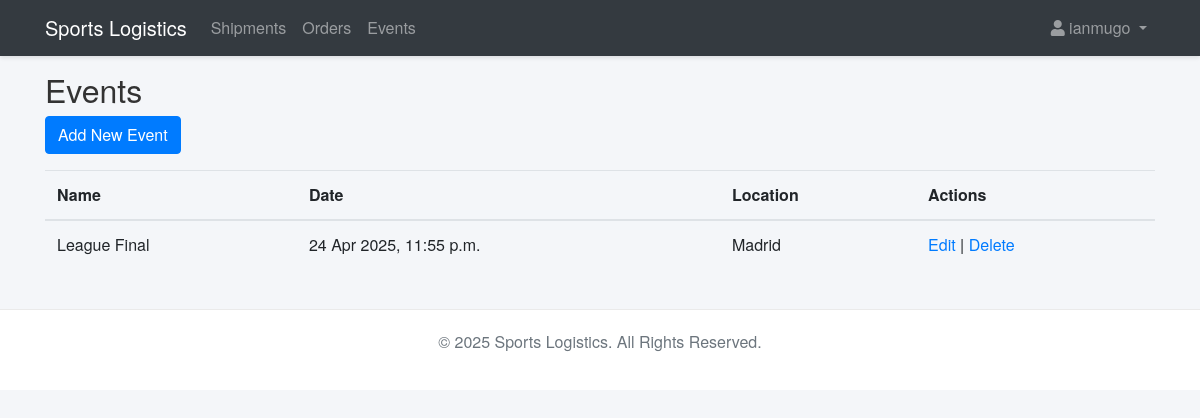
The page /events/ (signed in) on the database its author committed.
### logistics_app/models.py (models this page shows, shortened)
class Event(models.Model):
    name        = models.CharField(max_length=100)
    date        = models.DateTimeField()
    location    = models.CharField(max_length=200)
    description = models.TextField(blank=True, null=True)

### logistics_app/views.py (the view)
# urls.py: path('events/',               views.EventListView.as_view(),   name='event_list'),
class EventListView(LoginRequiredMixin, ListView):
    model = Event
    template_name = 'logistics_app/events.html'
    context_object_name = 'events'

### logistics_app/templates/logistics_app/events.html (shortened to what this page needs)
{% extends 'logistics_app/base.html' %}
{% block content %}
<h2>Events</h2>
<a href="{% url 'event_create' %}" class="btn btn-primary">Add New Event</a>
<table class="table mt-3">
    <thead>
        <tr>
            <th>Name</th>
            <th>Date</th>
            <th>Location</th>
            <th>Actions</th>
        </tr>
    </thead>
    <tbody>
        {% for event in events %}
        <tr>
            <td>{{ event.name }}</td>
            <td>{{ event.date }}</td>
            <td>{{ event.location }}</td>
            <td>
                <a href="{% url 'event_update' event.pk %}">Edit</a> |
                <a href="{% url 'event_delete' event.pk %}">Delete</a>
            </td>
        </tr>
        {% empty %}
        <tr>
            <td colspan="4">No events available.</td>
        </tr>
        {% endfor %}
    </tbody>
</table>
{% endblock %}

### logistics_app/templates/logistics_app/base.html (shortened to what this page needs)
{% load static %}
<!DOCTYPE html>
<html lang="en">
<head>
  <link rel="stylesheet" href="https://stackpath.bootstrapcdn.com/bootstrap/4.5.2/css/bootstrap.min.css">
  <link rel="stylesheet" href="https://cdnjs.cloudflare.com/ajax/libs/font-awesome/5.15.1/css/all.min.css">
  <link rel="stylesheet" href="{% static 'logistics_app/css/custom.css' %}">
</head>
<body>
  <nav class="navbar navbar-expand-lg navbar-dark bg-dark fixed-top">
    <div class="container">
      <a class="navbar-brand" href="{% url 'index' %}">Sports Logistics</a>
      <div class="collapse navbar-collapse" id="navbarNavDropdown">
        <ul class="navbar-nav mr-auto">
          <li class="nav-item">
            <a class="nav-link" href="{% url 'shipment_list' %}">Shipments</a>
          </li>
          <li class="nav-item">
            <a class="nav-link" href="{% url 'order_list' %}">Orders</a>
          </li>
          <li class="nav-item">
            <a class="nav-link" href="{% url 'event_list' %}">Events</a>
          </li>
        </ul>
        <ul class="navbar-nav">
          {% if user.is_authenticated %}
            <li class="nav-item dropdown">
              <a class="nav-link dropdown-toggle" href="#" id="userDropdown" role="button" data-toggle="dropdown"
                 aria-haspopup="true" aria-expanded="false">
                <i class="fas fa-user"></i> {{ user.username }}
              </a>
            </li>
          {% else %}
            <li class="nav-item">
              <a class="nav-link" href="{% url 'login' %}">Login</a>
            </li>
          {% endif %}
        </ul>
      </div>
    </div>
  </nav>
  <div class="container">
    {% block content %}{% endblock %}
  </div>
  <footer>
    <div class="container">
      <p class="text-muted">&copy; 2025 Sports Logistics. All Rights Reserved.</p>
    </div>
  </footer>
</body>
</html>

### logistics_app/static/logistics_app/css/custom.css (style rules this page uses)
body { padding-top: 70px; background: #f4f6f9; font-family: 'Helvetica Neue', Helvetica, Arial, sans-serif; color: #333; }
.navbar { box-shadow: 0 2px 4px rgba(0, 0, 0, 0.1); }
footer { background-color: #fff; padding: 20px 0; text-align: center; margin-top: 40px; border-top: 1px solid #eaeaea; }

### rows shown on the page
Event: name "League Final", date "24 Apr 2025, 11:55 p.m.", location "Madrid"

### other values the page prints
{{ user.username }} "ianmugo"
